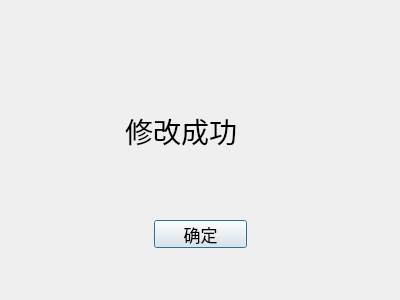
<?xml version="1.0" encoding="UTF-8"?>
<ui version="4.0">
 <class>dialog_change_done</class>
 <widget class="QDialog" name="dialog_change_done">
  <property name="geometry">
   <rect>
    <x>0</x>
    <y>0</y>
    <width>400</width>
    <height>300</height>
   </rect>
  </property>
  <property name="windowTitle">
   <string>Dialog</string>
  </property>
  <property name="styleSheet">
   <string notr="true">border-image: url(:/new/background/mainBack.jpg);</string>
  </property>
  <widget class="QPushButton" name="pushButton">
   <property name="geometry">
    <rect>
     <x>154</x>
     <y>220</y>
     <width>93</width>
     <height>28</height>
    </rect>
   </property>
   <property name="font">
    <font>
     <family>幼圆</family>
     <pointsize>13</pointsize>
    </font>
   </property>
   <property name="styleSheet">
    <string notr="true">border-image: url(:/new/background/ChooseButton.png);</string>
   </property>
   <property name="text">
    <string>确定</string>
   </property>
  </widget>
  <widget class="QLabel" name="label">
   <property name="geometry">
    <rect>
     <x>125</x>
     <y>90</y>
     <width>151</width>
     <height>81</height>
    </rect>
   </property>
   <property name="font">
    <font>
     <family>幼圆</family>
     <pointsize>21</pointsize>
    </font>
   </property>
   <property name="styleSheet">
    <string notr="true">border-image: url(:/new/background/blank.jpg);</string>
   </property>
   <property name="text">
    <string>修改成功</string>
   </property>
  </widget>
 </widget>
 <resources/>
 <connections/>
</ui>
